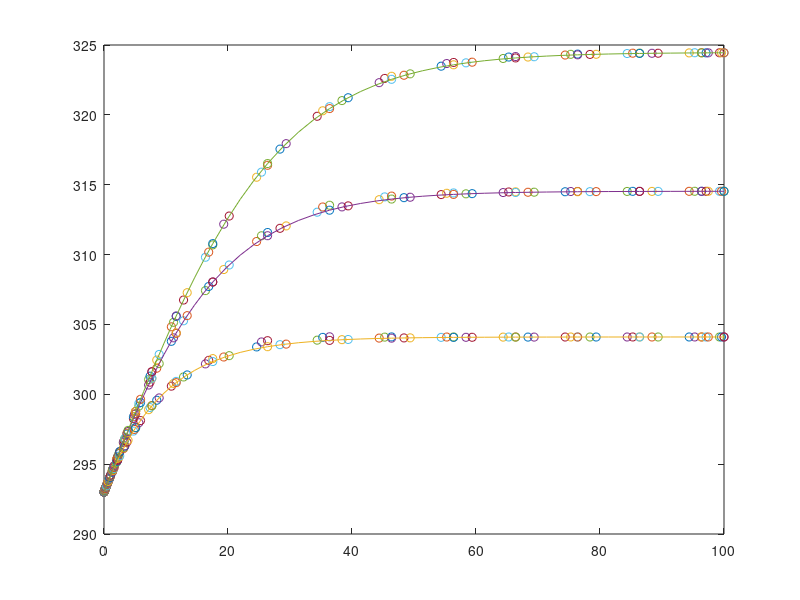

Reproduce this figure in MATLAB.
function reacteurs02
[t,T]=ode45(@echangeur,[0 100],[293 293 293])
figure(1)
plot(t,T)
function dT=echangeur(t,T)
Cp=2; To=293.15; W=100; Tv=523.15;
M1=1000; Ua=10;
dT=zeros(3,1);

dT(1)=(W*Cp*(To-T(1))+Ua*(Tv-T(1)))/(M1*Cp);
dT(2)=(W*Cp*(T(1)-T(2))+Ua*(Tv-T(2)))/(M1*Cp);
dT(3)=(W*Cp*(T(2)-T(3))+Ua*(Tv-T(3)))/(M1*Cp);

figure(1)
plot(t,T,'o')
hold on